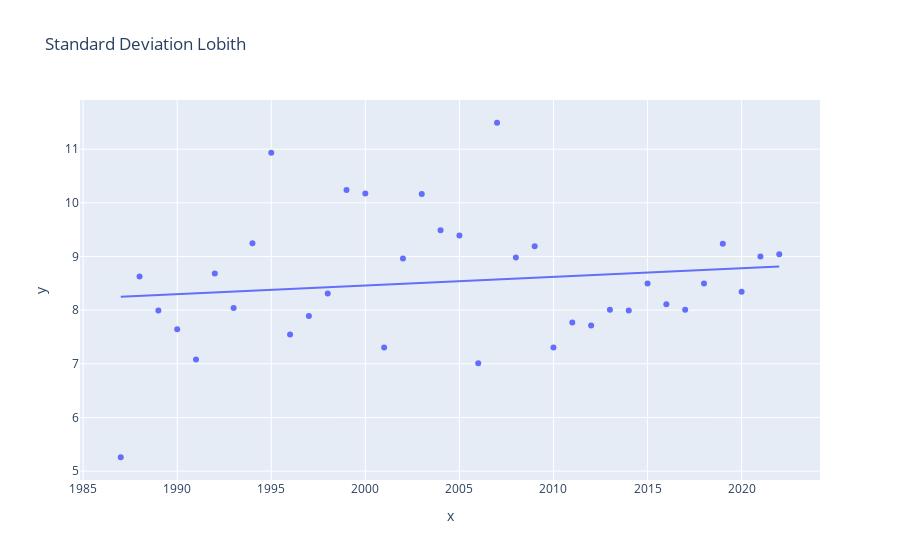

Here is the notebook cell this chart was saved with:
### Code cell
#plot standard deviation Lobith
x = year_number
y = stdev_list_Lobith

fig = px.scatter(dataLobith, title = 'Standard Deviation Lobith', x = year_number, y = stdev_list_Lobith, trendline = 'ols')
fig.show()

### Figure 1 — Plotly figure (JSON) as saved in the notebook; plotly's stock layout.template omitted (floating-point values rounded to 4 significant figures)
{"data": [{"hovertemplate": "x=%{x}<br>y=%{y}<extra></extra>", "legendgroup": "", "marker": {"color": "#636efa", "symbol": "circle"}, "mode": "markers", "name": "", "orientation": "v", "showlegend": false, "type": "scatter", "x": [1987, 1988, 1989, 1990, 1991, 1992, 1993, 1994, 1995, 1996, 1997, 1998, 1999, 2000, 2001, 2002, 2003, 2004, 2005, 2006, 2007, 2008, 2009, 2010, 2011, 2012, 2013, 2014, 2015, 2016, 2017, 2018, 2019, 2020, 2021, 2022], "xaxis": "x", "y": [5.258, 8.626, 7.992, 7.645, 7.082, 8.684, 8.04, 9.246, 10.93, 7.548, 7.891, 8.312, 10.24, 10.17, 7.305, 8.964, 10.17, 9.487, 9.392, 7.01, 11.49, 8.982, 9.189, 7.302, 7.771, 7.712, 8.007, 7.992, 8.499, 8.111, 8.006, 8.499, 9.238, 8.341, 8.998, 9.041], "yaxis": "y"}, {"hovertemplate": "<b>OLS trendline</b><br>y = 0.0160708 * x + -23.6813<br>R<sup>2</sup>=0.020072<br><br>x=%{x}<br>y=%{y} <b>(trend)</b><extra></extra>", "legendgroup": "", "marker": {"color": "#636efa", "symbol": "circle"}, "mode": "lines", "name": "", "showlegend": false, "type": "scatter", "x": [1987, 1988, 1989, 1990, 1991, 1992, 1993, 1994, 1995, 1996, 1997, 1998, 1999, 2000, 2001, 2002, 2003, 2004, 2005, 2006, 2007, 2008, 2009, 2010, 2011, 2012, 2013, 2014, 2015, 2016, 2017, 2018, 2019, 2020, 2021, 2022], "xaxis": "x", "y": [8.251, 8.267, 8.283, 8.3, 8.316, 8.332, 8.348, 8.364, 8.38, 8.396, 8.412, 8.428, 8.444, 8.46, 8.476, 8.492, 8.508, 8.525, 8.541, 8.557, 8.573, 8.589, 8.605, 8.621, 8.637, 8.653, 8.669, 8.685, 8.701, 8.717, 8.733, 8.75, 8.766, 8.782, 8.798, 8.814], "yaxis": "y"}], "layout": {"legend": {"tracegroupgap": 0}, "title": {"text": "Standard Deviation Lobith"}, "xaxis": {"anchor": "y", "domain": [0, 1], "title": {"text": "x"}}, "yaxis": {"anchor": "x", "domain": [0, 1], "title": {"text": "y"}}}}
